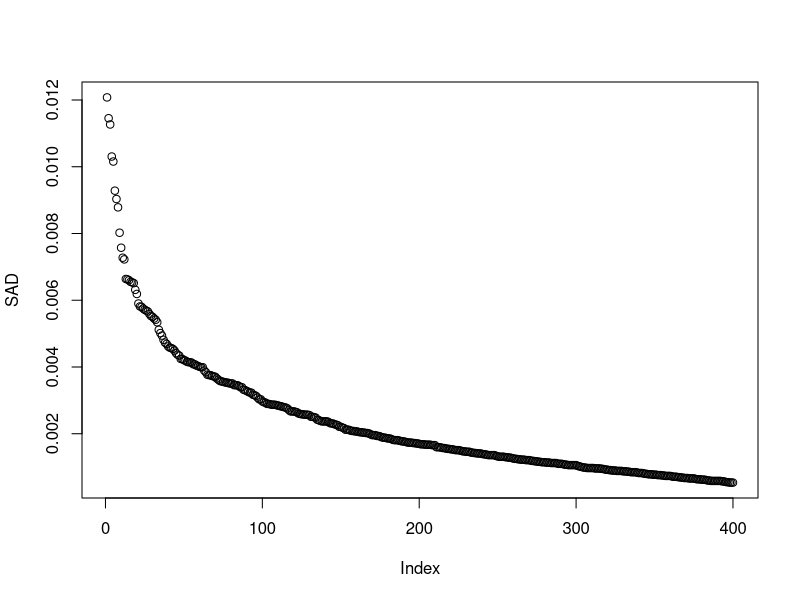
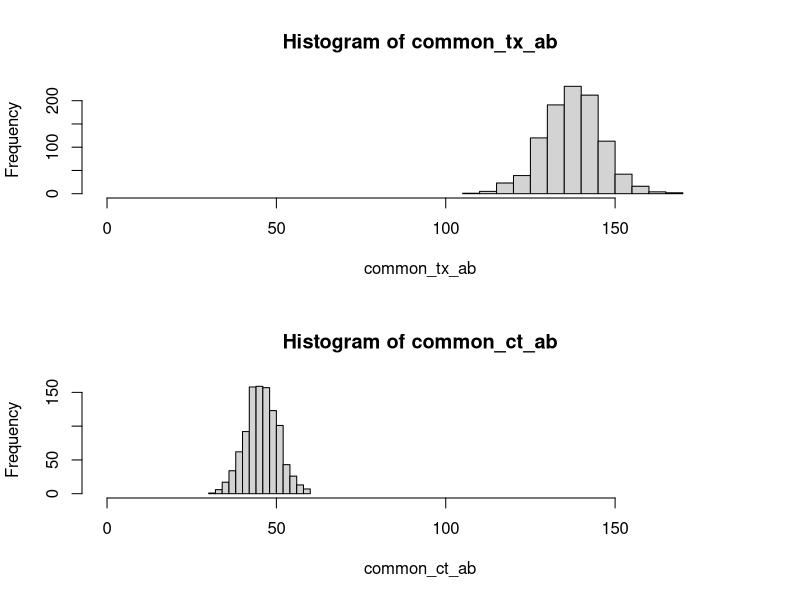
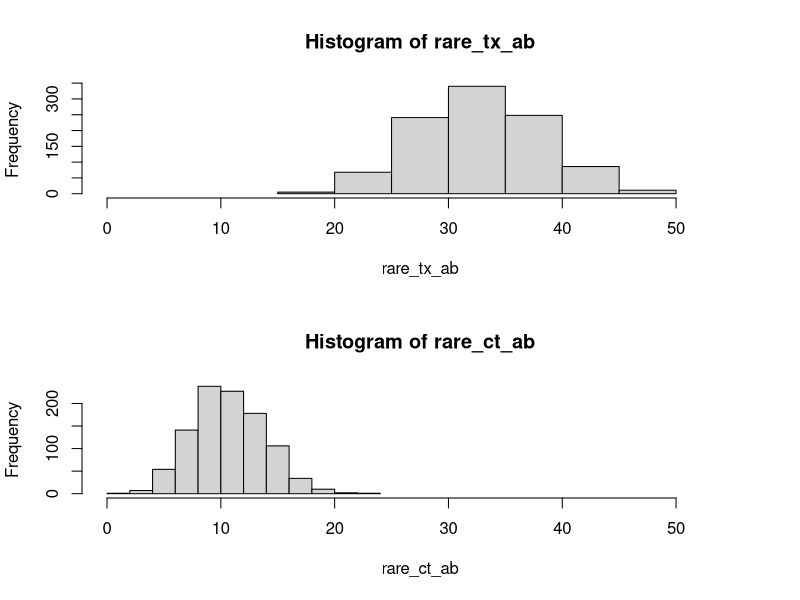
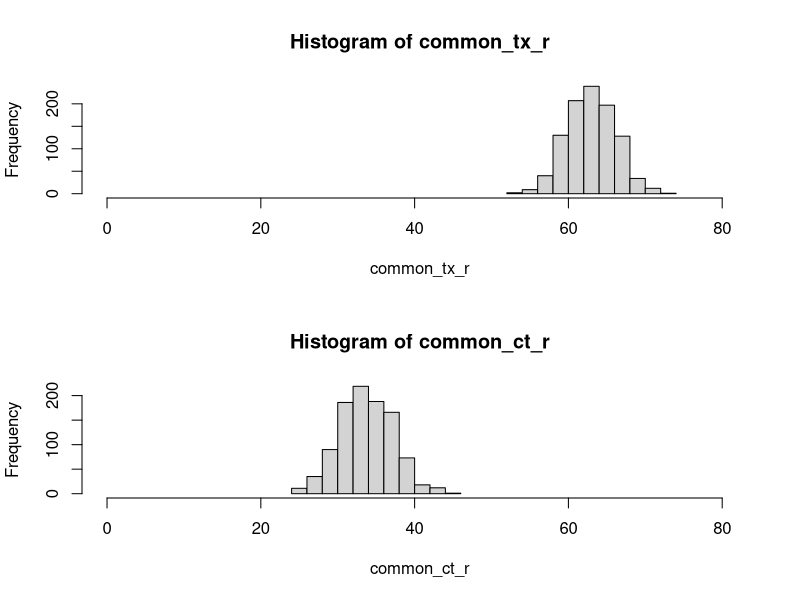
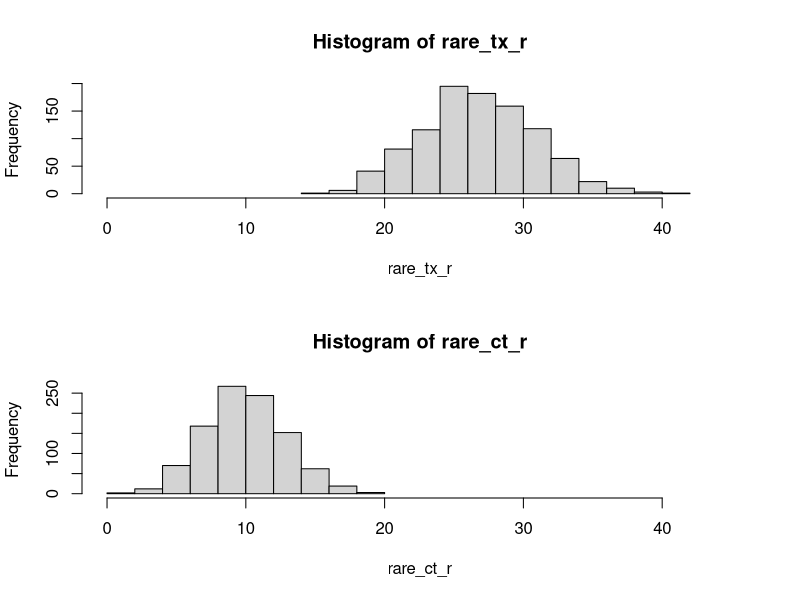

Reproduce these figures in R, in order.
library(tidyverse)

set.seed(3)

# get 400 regional spp
rich <- 400


SAD <- rnbinom(rich*2, size = 0.5, mu = 100) # start with more and drop the
# things that are practically or actually 0.
SAD <- (SAD[order(SAD, decreasing = TRUE)]/sum(SAD))[1:rich]

plot(SAD)

ab_tx <- 300
ab_ct <- 100
nrep <- 999
tx_obs <- rmultinom(nrep, ab_tx, prob = SAD )
ct_obs <- rmultinom(nrep, ab_ct, prob = SAD )
common_tx_ab <- apply(tx_obs[1:80,], 2, sum)
common_ct_ab <- apply(ct_obs[1:80,], 2, sum)
rare_tx_ab <- apply(tx_obs[220:300,], 2, sum)
rare_ct_ab <- apply(ct_obs[220:300,], 2, sum)

pos <- function(x){sum(x>0)}
common_tx_r <- apply(tx_obs[1:80,], 2, pos)
common_ct_r <- apply(ct_obs[1:80,], 2, pos)
rare_tx_r <- apply(tx_obs[220:300,], 2, pos)
rare_ct_r <- apply(ct_obs[220:300,], 2, pos)

par(mfrow=c(2,1))
hist(common_tx_ab, xlim = c(0, max(common_tx_ab)*1.1))
hist(common_ct_ab, xlim = c(0, max(common_tx_ab)*1.1))


hist(rare_tx_ab, xlim = c(0, max(rare_tx_ab)*1.1))
hist(rare_ct_ab, xlim = c(0, max(rare_tx_ab)*1.1))

hist(common_tx_r, xlim = c(0, max(common_tx_r)*1.1))
hist(common_ct_r, xlim = c(0, max(common_tx_r)*1.1))


hist(rare_tx_r, xlim = c(0, max(rare_tx_r)*1.1))
hist(rare_ct_r, xlim = c(0, max(rare_tx_r)*1.1))

dd <- bind_rows(list("common_tx_r"= common_tx_r
                     , "common_tx_ab"= common_tx_ab
                     , "common_ct_r" = common_ct_r
                     , "common_ct_ab"=common_ct_ab
                     , "rare_tx_r" = rare_tx_r
                     , "rare_tx_ab" = rare_tx_ab
                     , "rare_ct_r" =rare_ct_r
                     , "rare_ct_ab"= rare_ct_ab)) %>%
  pivot_longer(cols = 1:8
               , names_to = c("rarity", "treatment", "response")
               , names_sep = "_")




summary(MASS::glm.nb(formula = value~treatment
                     , data = dd %>% filter(response == "r" & rarity == "common") ))
summary(MASS::glm.nb(formula = value~treatment
                     , data = dd %>% filter(response == "r" & rarity == "rare") ))

# Tx effect is stronger for rare spp

summary(MASS::glm.nb(formula = value~treatment
                     , data = dd %>% filter(response == "ab" & rarity == "common") ))
summary(MASS::glm.nb(formula = value~treatment
                     , data = dd %>% filter(response == "ab" & rarity == "rare") ))

# not much difference in mean Tx effect. SE obviously still higher for rare spp.

# more like real model
summary(MASS::glm.nb(formula = value~treatment*rarity
                     , data = dd %>% filter(response == "r" )))
summary(MASS::glm.nb(formula = value~treatment*rarity
                     , data = dd %>% filter(response == "ab" )))
